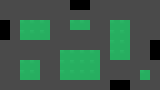

Rendered tile map (Tiled .tmx) drawn with the repository's tilesets; below, a short description and the full map source, tile grids included:
An orthogonal 16x9 tile map with 10x10 px tiles, 1 tile layer (Tiles) and 10 objects.

<map version="1.2" tiledversion="1.2.5" orientation="orthogonal" renderorder="left-down" width="16" height="9" tilewidth="10" tileheight="10" infinite="0" nextlayerid="8" nextobjectid="56">
 <tileset firstgid="1" source="Tiles.tsx" />
 <objectgroup id="3" name="Objects">
  <object id="36" x="0" y="20">
   <polyline points="0,0 0,-20 70,-20" />
  </object>
  <object id="37" x="90" y="0">
   <polyline points="0,0 70,0 70,40" />
  </object>
  <object id="38" x="160" y="60">
   <polyline points="0,0 0,30 -30,30" />
  </object>
  <object id="39" x="110" y="90">
   <polyline points="0,0 -110,0 -110,-50" />
  </object>
  <object id="40" x="20" y="20" width="30" height="20" />
  <object id="41" x="70" y="20" width="20" height="10" />
  <object id="42" x="110" y="20" width="20" height="40" />
  <object id="43" x="140" y="70" width="10" height="10" />
  <object id="44" x="60" y="50" width="40" height="30" />
  <object id="45" x="20" y="60" width="20" height="20" />
 </objectgroup>
 <layer id="7" name="Tiles" width="16" height="9">
  <data encoding="csv">
543,543,543,543,543,543,543,0,0,543,543,543,543,543,543,543,
543,543,543,543,543,543,543,543,543,543,543,543,543,543,543,543,
0,543,116,116,116,543,543,116,116,543,543,116,116,543,543,543,
0,543,116,116,116,543,543,543,543,543,543,116,116,543,543,543,
543,543,543,543,543,543,543,543,543,543,543,116,116,543,543,0,
543,543,543,543,543,543,116,116,116,116,543,116,116,543,543,0,
543,543,116,116,543,543,116,116,116,116,543,543,543,543,543,543,
543,543,116,116,543,543,116,116,116,116,543,543,543,543,116,543,
543,543,543,543,543,543,543,543,543,543,543,0,0,543,543,543
</data>
 </layer>
</map>
